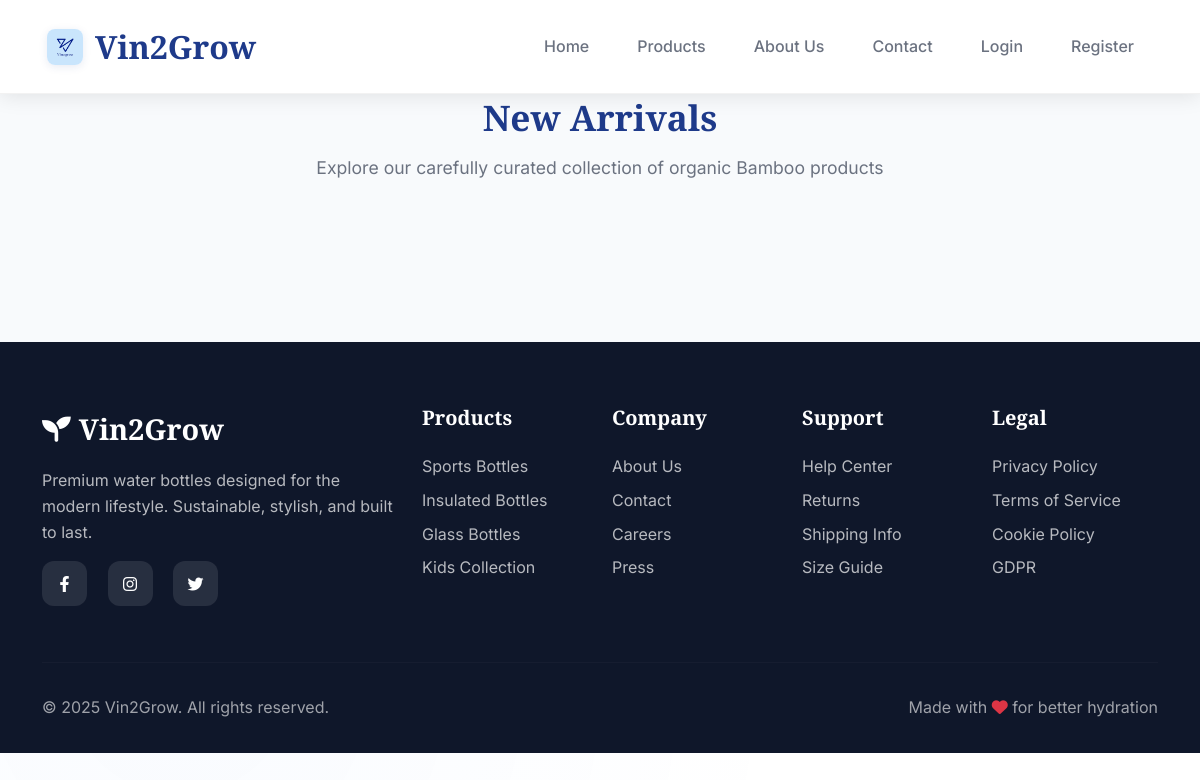
/newarrivals/, run on an earlier commit of the app's database.
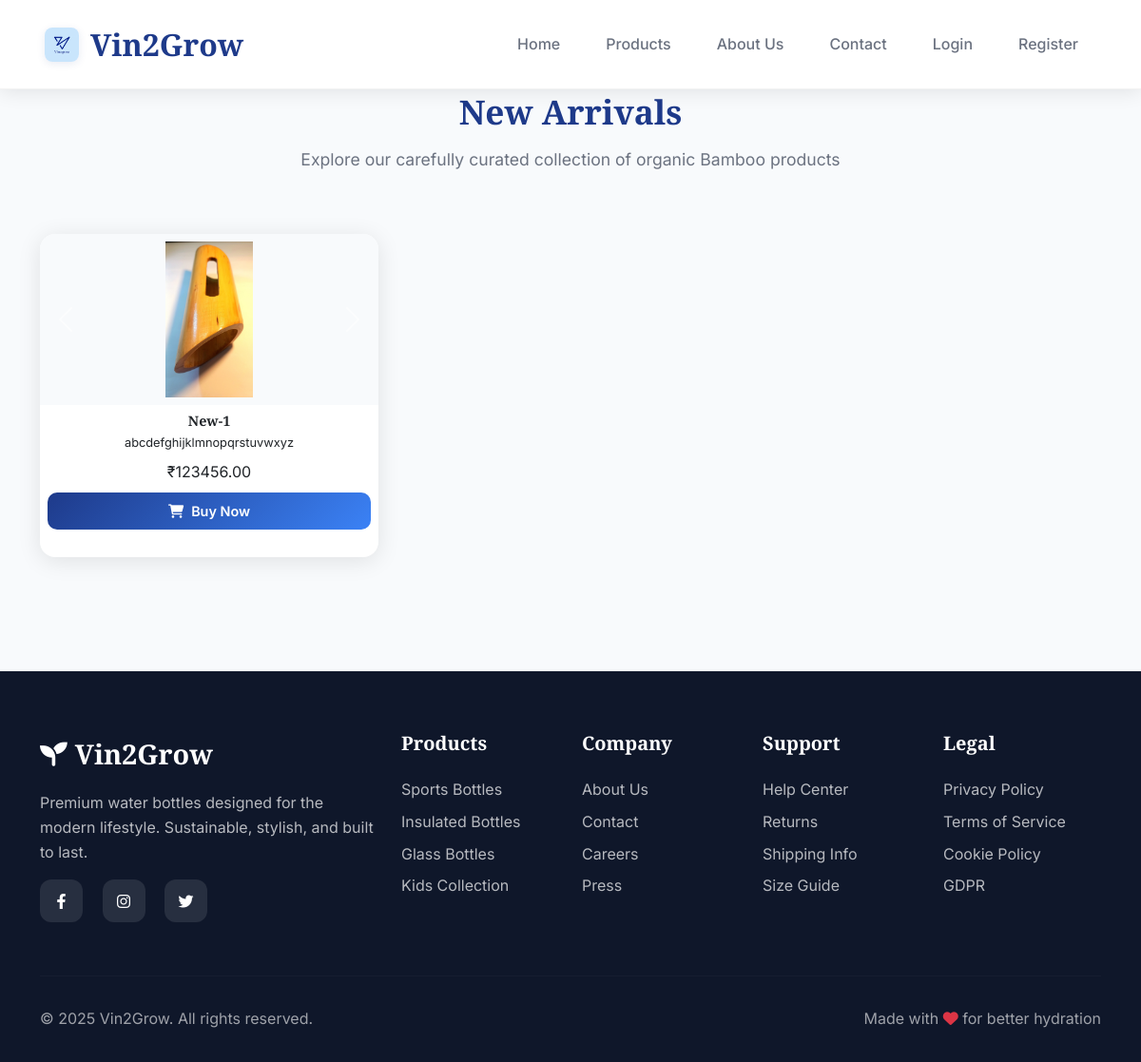
And on a later commit of the database.
### store/models.py (models this page shows, shortened)
class ProductImage(models.Model):
    product = models.ForeignKey(Product, on_delete=models.CASCADE, related_name='images')
    image = models.ImageField(upload_to='product_images/')

class Product(models.Model):
    name = models.CharField(max_length=100)
    price = models.DecimalField(max_digits=8, decimal_places=2)
    description = models.TextField()
    image = models.ImageField(upload_to='product_images/')
    category = models.CharField(max_length=50, choices=CATEGORY_CHOICES, default='Water Bottle')

### store/views.py (the view)
# urls.py: path('newarrivals/',views.newarrivals,name='newarrivals'),
def newarrivals(request):
    newarrivals = Product.objects.filter(category='New Arrivals')
    return render(request,'newarrivals.html',{'products': newarrivals})

### store/templates/newarrivals.html (shortened to what the changed rows need)
<!DOCTYPE html>
<html lang="en">
<head>
<link href="https://cdn.jsdelivr.net/npm/bootstrap@5.3.0/dist/css/bootstrap.min.css" rel="stylesheet">
    <link rel="stylesheet" href="https://cdn.jsdelivr.net/npm/bootstrap@5.3.0/dist/css/bootstrap.min.css">
    <link href="https://cdnjs.cloudflare.com/ajax/libs/font-awesome/6.0.0/css/all.min.css" rel="stylesheet">
</head>
<body>
<section class="section products-section" style="padding-top: 6rem;">
  <h2 class="section-title fade-in-up">New Arrivals</h2>
  <div class="container">
    <div class="row">
      {% for product in products %}
      <div class="col-lg-4 col-md-6 col-6 mb-4">
        <div class="card fade-in-up" style="animation-delay: {{ forloop.counter0|add:0|floatformat:1 }}s;">
          <div id="carousel{{ product.id }}" class="carousel slide" data-bs-ride="carousel" data-bs-interval="2000" data-bs-pause="false">
            <div class="carousel-inner">
              {% for img in product.images.all %}
              <div class="carousel-item {% if forloop.first %}active{% endif %}">
                <img src="{{ img.image.url }}" class="d-block w-100 card-img-top" alt="{{ product.name }}">
              </div>
              {% empty %}
              <div class="carousel-item active">
                <img src="{{ product.image.url }}" class="d-block w-100 card-img-top" alt="{{ product.name }}">
              </div>
              {% endfor %}
            </div>
            <button class="carousel-control-prev" type="button" data-bs-target="#carousel{{ product.id }}" data-bs-slide="prev">
              <span class="carousel-control-prev-icon" aria-hidden="true"></span>
            </button>
            <button class="carousel-control-next" type="button" data-bs-target="#carousel{{ product.id }}" data-bs-slide="next">
              <span class="carousel-control-next-icon" aria-hidden="true"></span>
            </button>
          </div>
          <div class="card-body">
                        <h5 class="card-title">{{ product.name }}</h5>
                        <p class="card-text">{{ product.description|truncatewords:20 }}</p>
                        <div class="price-text">₹{{ product.price }}</div>
                        <a href="{% url 'buy_product' product.id %}" class="btn-buy">
                            <i class="fas fa-shopping-cart me-2"></i>Buy Now
                        </a>
                    </div>
        </div>
      </div>
      {% endfor %}
    </div>
  </div>
</section>
</body>
</html>

What changed in the data, as far as the page shows it:
added Product: name "New-1", description "abcdefghijklmnopqrstuvwxyz", price "123456.00"
added ProductImage: image (picture)
